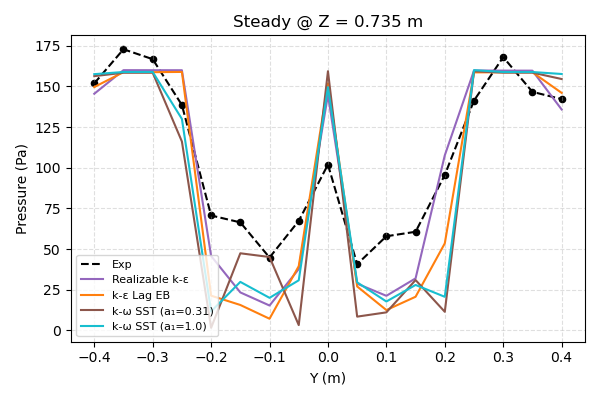
#> input picture 1_1.png, 600 x 400 px, found by its file name
$ python collage.py
#> lines starting #> are read from the running program, lines starting #| are printed output that depends on the picture
import os
from PIL import Image

# Folder where your images are stored
folder_path = 'E:/Master Thesis/Thesis images'  # <-- Replace this with your actual folder path

# Specific image order for 2 columns × 3 rows
ordered_files = [
  #  'realkeps_rear.png',
  #  'lageb_rear.png',
  #  'sst031_rear.png',
   # 'sst100_rear.png',
   # 'urans_rear.png',
  #  'des_rear.png',
  #  'les_rear.png'
  '1_1.png',
  '1_2.png'
]

# Load images
images = [Image.open(os.path.join(folder_path, f)) for f in ordered_files]
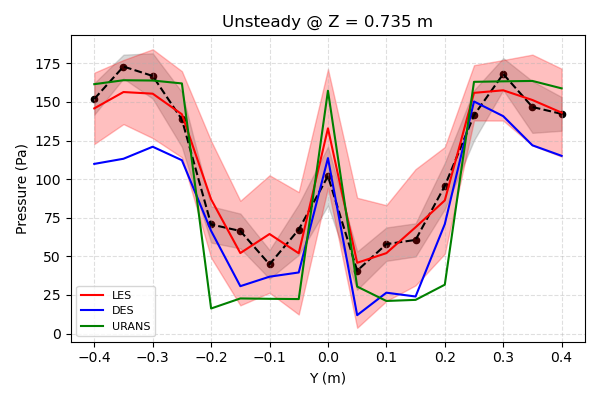
#> input picture Plots/1_2.png, 600 x 400 px, found by its file name

# Resize all images to match the first image size (optional)
img_width, img_height = images[0].size
#> img_width = 600; img_height = 400
images = [img.resize((img_width, img_height)) for img in images]
#> images = 2 items

# Collage size: 2 columns, 3 rows
collage_width = img_width * 1
#> collage_width = 600
collage_height = img_height * 2
#> collage_height = 800
collage = Image.new('RGB', (collage_width, collage_height), color='white')
#> collage: PIL image 600x800 RGB; every value is 255

# Paste images in 2 columns × 3 rows
for idx, img in enumerate(images):
    x = (idx % 2) * img_width
    y = (idx // 2) * img_height
    collage.paste(img, (x, y))
#> this loop made 2 passes
#> (x, y) on passes 1 to 2: (0, 0), (600, 0)
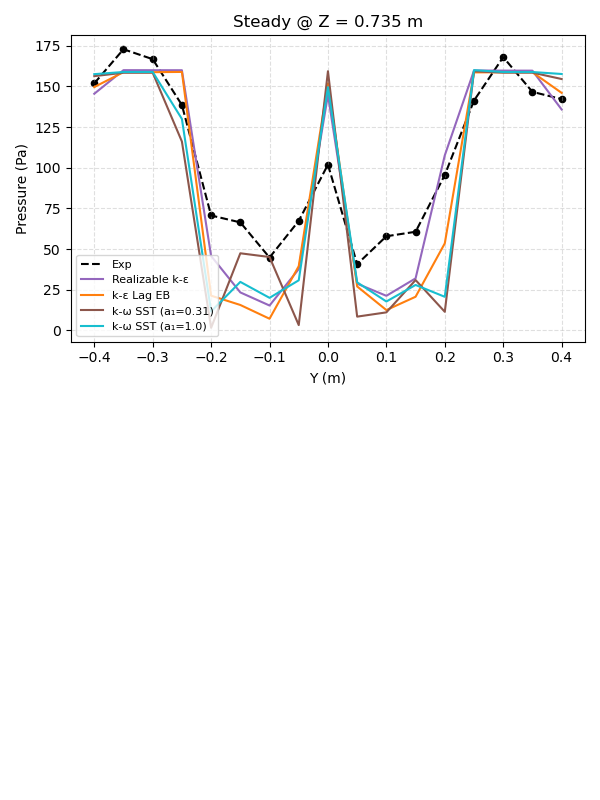
#> collage: PIL image 600x800 RGB; mean R, G, B 249.2, 249.3, 249.2

# Save collage
output_path = os.path.join(folder_path, 'lines.png')
collage.save(output_path)
print(f"Collage saved to {output_path}")
